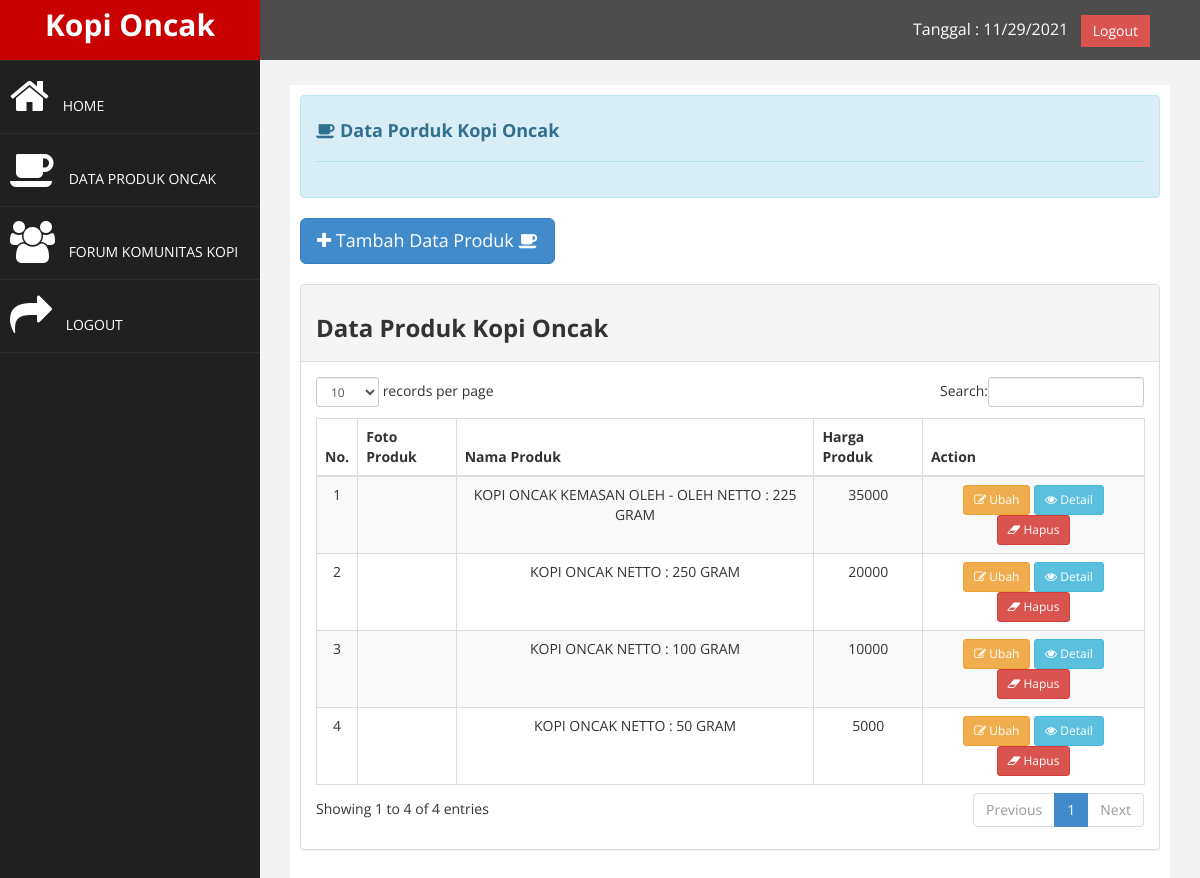
/admin/index.php?page=dataproduk (signed in), run on the app's committed database.
### tables this page shows
CREATE TABLE `produk` (
  `id_produk` int(11) NOT NULL,
  `nama_produk` varchar(100) NOT NULL,
  `foto_produk` varchar(100) NOT NULL,
  `harga_produk` varchar(50) NOT NULL,
  `deskripsi_produk` text NOT NULL,
  `nomor_whatsapp` varchar(15) NOT NULL,
  `pesan` text NOT NULL
);

### admin/page/dataproduk/dataproduk.php (the view, shortened to what this page needs)
<div class="alert alert-info" role="alert">
  <h4 class="alert-heading"><i class="fa fa-coffee"></i> <b>Data Porduk Kopi Oncak</b></h4>
  <hr>
</div>
                <div class="row">
                    <div class="col-md-12">
                      <a href="index.php?page=tambahdataproduk" class="btn btn-primary btn-lg"><i class="fa fa-plus"></i> Tambah Data Produk <i class="fa fa-coffee"></i></a>
                    </div>
                </div>
<br>
                    <div class="panel panel-default">
                        <div class="panel-heading">
                             <h3><b>Data Produk Kopi Oncak</b></h3>
                        </div>
                        <div class="panel-body">
                            <div class="table-responsive">
                                <table class="table table-striped table-bordered table-hover text-center" id="dataTables-example">
                                    <thead>
                                        <tr>
                                            <th>No.</th>
                                            <th>Foto Produk</th>
                                            <th>Nama Produk</th>
                                            <th>Harga Produk</th>
                                            <th>Action</th>
                                        </tr>
                                    </thead>
                                    <tbody>
                                      <?php $nomor=1; ?>
                                      <?php $ambildata=$koneksi->query("SELECT * FROM produk ORDER BY id_produk DESC"); ?>
                                      <?php while($pecah = $ambildata->fetch_assoc()){ ?>
                                        <tr class="odd gradeX">
                                            <td align="center"><?php echo $nomor; ?></td>
                                            <td align="center">
                                            </td>
                                            <td align="center"><?php echo $pecah['nama_produk']; ?></td>
                                            <td align="center"><?php echo $pecah['harga_produk']; ?></td>
                                            <td class="center">
                                              <a class="btn btn-warning btn-sm" href="index.php?page=ubahdataproduk&id=<?php echo $pecah['id_produk'];?>"><i class="fa fa-edit"></i> Ubah</a>
                                              <a class="btn btn-info btn-sm" href="index.php?page=detaildataproduk&id=<?php echo $pecah['id_produk'];?>"><i class="fa fa-eye"></i> Detail</a>
                                              <a class="btn btn-danger btn-sm" href="index.php?page=hapusdataproduk&id=<?php echo $pecah['id_produk'];?>"><i class="fa fa-eraser"></i> Hapus</a>
                                            </td>
                                        </tr>
                                      <?php $nomor++; ?>
                                      <?php } ?>
                                    </tbody>
                                </table>
                              </div>
                            </div>
                          </div>
                        </div>

### admin/assets/css/custom.css (style rules this page uses)
body { font-family: 'Open Sans', sans-serif; }
.text-center { text-align:center; }
h4 { padding-top:10px; }

### data on the page
produk: nama_produk "KOPI ONCAK KEMASAN OLEH - OLEH NETTO : 225 GRAM", harga_produk "35000"
produk: nama_produk "KOPI ONCAK NETTO : 250 GRAM", harga_produk "20000"
produk: nama_produk "KOPI ONCAK NETTO : 100 GRAM", harga_produk "10000"
produk: nama_produk "KOPI ONCAK NETTO : 50 GRAM", harga_produk "5000"
